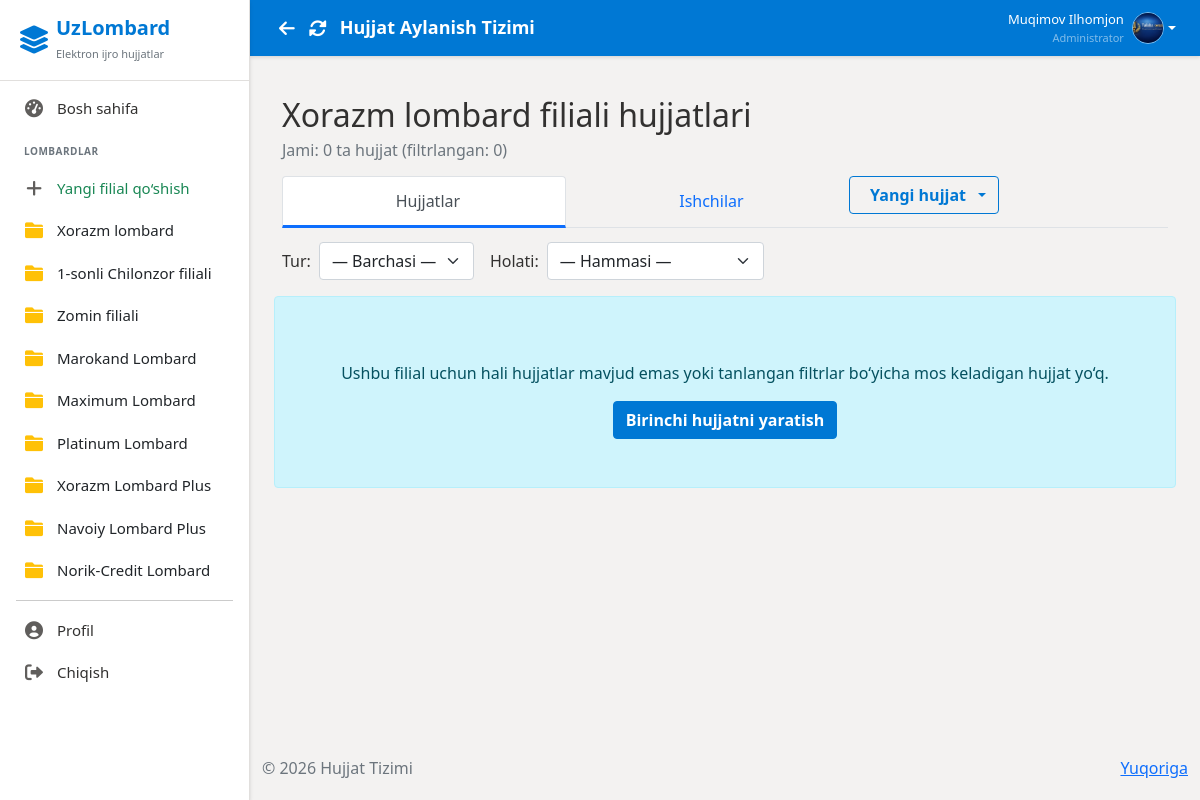
/documents/branch/4/ (signed in), run on the app's committed database.
### users/models.py (models this page shows, shortened)
class Branch(models.Model):
    name = models.CharField(max_length=100, verbose_name='Branch Name')
    created_at = models.DateTimeField(auto_now_add=True)
    class Meta:
        verbose_name = 'Branch'
        verbose_name_plural = 'Branches'

class CustomUser(AbstractUser):
    ROLE_CHOICES = (
        ('admin', 'Administrator'),
        ('employee', 'Ishchi'),
        ('director', 'Direktor'),
    )
    role = models.CharField(max_length=20, choices=ROLE_CHOICES, default='employee')
    branch = models.ManyToManyField(
        Branch,
        related_name='employees',
        blank=True
    )
    profile_image = models.ImageField(upload_to='profiles/', null=True, blank=True)
    fingerprint_enabled = models.BooleanField(default=False, verbose_name='Fingerprint Authentication Enabled')
    middle_name = models.CharField(max_length=100, blank=True, verbose_name='Otasining ismi')
    position = models.CharField(max_length=200, blank=True, verbose_name='Lavozim')
    pinfl = models.CharField(max_length=14, unique=True, null=True, blank=True, verbose_name="JSHSHIR (PINFL)")
    class Meta:
        verbose_name = 'User'
        verbose_name_plural = 'Users'

### documents/views.py (the view, shortened to what this page needs)
# urls.py: path('branch/<int:branch_id>/',     views.branch_documents,     name='branch_documents'),
@login_required
def branch_documents(request, branch_id):
    if request.user.role not in ['admin', 'director']:
        messages.error(request, "Ruxsat yo'q")
        return redirect('dashboard')
    branch = get_object_or_404(Branch, id=branch_id)
    selected_type = request.GET.get('type')
    selected_status = request.GET.get('status')
    active_tab = request.GET.get('tab', 'documents')
    orders = Order.objects.filter(branch=branch)
    if selected_type in ['internal', 'external', 'application']:
        orders = orders.filter(document_type=selected_type)
    orders = orders.select_related(
        'branch',
        'created_by'
    ).prefetch_related(
        'signatures__user'
    )
    context = {
        'branch': branch,
        'documents': orders,
        'selected_type': selected_type,
        'selected_status': selected_status,
        'active_tab': active_tab,
    }
    return render(request, 'documents/branch_documents.html', context)

### templates/documents/branch_documents.html (shortened to what this page needs)
{% extends 'base.html' %}
{% load static %}
{% block content %}
<div class="container-fluid py-4">
    <div class="mb-4">
        <h2 class="mb-1">{{ branch.name }} filiali hujjatlari</h2>
        <p class="text-muted mb-0">Jami: {{ documents.count }} ta hujjat (filtrlangan: {{ documents|length }})</p>
    </div>
    <ul class="nav nav-tabs nav-fill mb-4 flex-nowrap" id="branchTabs" role="tablist">
        <li class="nav-item" role="presentation">
            <a class="nav-link {% if active_tab == 'documents' or not active_tab %}active{% endif %}"
                href="{% url 'branch_documents' branch.id %}?tab=documents" role="tab">
                 Hujjatlar
            </a>
        </li>
        <li class="nav-item" role="presentation">
            <a class="nav-link {% if active_tab == 'employees' %}active{% endif %}"
                href="{% url 'branch_employees' branch.id %}?tab=employees" role="tab">
                 Ishchilar
            </a>
        </li>
        <li class="nav-item ms-auto">
            <div class="dropdown">
                <button class="btn btn-outline-primary dropdown-toggle d-flex align-items-center gap-2" type="button"
                    id="newDocumentDropdown" data-bs-toggle="dropdown" aria-expanded="false">
                    Yangi hujjat
                </button>
            </div>
        </li>
    </ul>
    {% if active_tab == 'documents' or not active_tab %}
    <div class="row g-3 mb-4 align-items-end">
        <div class="col-12 col-md-auto">
            <form method="get" class="d-flex flex-wrap align-items-center gap-3">
                <div class="d-flex align-items-center gap-2">
                    <label for="type" class="form-label mb-0 fw-medium">Tur:</label>
                    <select name="type" id="type" class="form-select w-auto" onchange="this.form.submit()">
                        <option value="">— Barchasi —</option>
                    </select>
                </div>
                <div class="d-flex align-items-center gap-2">
                    <label for="status" class="form-label mb-0 fw-medium">Holati:</label>
                    <select name="status" id="status" class="form-select w-auto" onchange="this.form.submit()">
                        <option value="">— Hammasi —</option>
                    </select>
                </div>
            </form>
        </div>
        {% if documents %}
        <div class="card shadow-sm border-0">
            <div class="card-body p-0">
                <div class="table-responsive">
                    <table class="table table-hover align-middle mb-0">
                        <thead class="table-light">
                            <tr>
                                <th>#</th>
                                <th>Nomi / Raqami</th>
                                <th>Tur</th>
                                <th>Yaratgan</th>
                                <th>Sana</th>
                                <th>Imzolar</th>
                                <th>Holati</th>
                                <th class="text-end">Amallar</th>
                            </tr>
                        </thead>
                        <tbody>
                            {% for doc in documents %}
                            <tr>
                                <td>{{ forloop.counter }}</td>
                                <td>
                                    <div class="fw-medium">{{ doc.title }}</div>
                                    <small class="text-muted">{{ doc.number|default:"—" }}</small>
                                </td>
                                <td>{{ doc.get_document_type_display }}</td>
                                <td>{{ doc.created_by.get_full_name|default:doc.created_by.username }}</td>
                                <td><small>{{ doc.created_at|date:"d.m.Y H:i" }}</small></td>
                                <td>
                                    <span class="badge bg-light text-dark border">
                                        {{ doc.signatures.count }} / {{ doc.required_signatures|default:"—" }}
                                    </span>
                                </td>
                                <td>
                                    {% if doc.is_fully_signed %}
                                    <span class="badge bg-success">Imzolangan</span>
                                    {% elif doc.signatures.count > 0 %}
                                    <span class="badge bg-warning">Jarayonda</span>
                                    {% else %}
                                    <span class="badge bg-secondary">Yangi</span>
                                    {% endif %}
                                </td>
                                <td class="text-end">
                                    {% if doc.additional_docs.all %}
                                    {% for add_doc in doc.additional_docs.all %}
                                    {% if add_doc.stamped_file %}
                                    <a class="btn btn-sm btn-outline-success me-1 mb-1"
                                        href="{% url 'download_additional_doc' add_doc.id %}" target="_blank"
                                        title="{{ add_doc.name }} ni yuklab olish">
                                        <i class="fa fa-file-earmark-check"></i> {{ add_doc.name }} (QR)
                                    </a>
                                    {% else %}
                                    <span class="btn btn-sm btn-outline-secondary disabled me-1 mb-1"
                                        title="Hali to'liq imzolangan yoki tasdiqlangan nusxasi yo'q">
                                        <i class="fa fa-file-earmark"></i> {{ add_doc.name }}
                                    </span>
                                    {% endif %}
                                    {% endfor %}
                                    {% endif %}
                                    <a href="{% url 'order_detail' doc.id %}" class="btn btn-sm btn-outline-primary"
                                        title="Ko'rish">
                                        <i class="fa fa-eye"></i>
                                    </a>
                                    {% if request.user == doc.created_by or request.user.role == 'admin' %}
                                    <a href="{% url 'order_update' doc.id %}" class="btn btn-sm btn-outline-secondary"
                                        title="Tahrirlash">
                                        <i class="fa fa-pencil"></i>
                                    </a>
                                    <button class="btn btn-sm btn-outline-danger" data-bs-toggle="modal"
                                        data-bs-target="#deleteModal{{ doc.id }}" title="O'chirish">
                                        <i class="fa fa-trash"></i>
                                    </button>
                                    <div class="modal fade" id="deleteModal{{ doc.id }}" tabindex="-1">
                                        <div class="modal-dialog modal-dialog-centered">
                                            <div class="modal-content">
                                                <div class="modal-header">
                                                    <h5 class="modal-title text-danger">
                                                        <i class="bi bi-exclamation-triangle me-2"></i>
                                                        Buyruqni o'chirish
                                                    </h5>
                                                    <button type="button" class="btn-close"
                                                        data-bs-dismiss="modal"></button>
                                                </div>
                                                <div class="modal-body text-center">
                                                    <p class="mb-3">
                                                        <strong>{{ doc.number }} - {{ doc.title }}</strong>
                                                    </p>
                                                    <p class="text-muted">
                                                        Ushbu harakatni ortga qaytarib bo'lmaydi.
                                                        Barcha tegishli hujjatlar va imzolar ham o‘chirilishi mumkin.
                                                    </p>
                                                </div>
                                                <div class="modal-footer justify-content-center">
                                                    <button class="btn btn-light border" data-bs-dismiss="modal">
                                                        Bekor qilish
                                                    </button>
                                                    <form method="POST" action="{% url 'delete_order' doc.id %}">
                                                        {% csrf_token %}
                                                        <button type="submit" class="btn btn-danger">
                                                            <i class="fa fa-trash me-1"></i>
                                                            Ha, o'chirilsin
                                                        </button>
                                                    </form>
                                                </div>
                                            </div>
                                        </div>
                                    </div>
                                    {% endif %}
                                </td>
                            </tr>
                            {% empty %}
                            <tr>
                                <td colspan="8" class="text-center py-5 text-muted">
                                    Tanlangan filtrlar bo‘yicha hujjat topilmadi
                                </td>
                            </tr>
                            {% endfor %}
                        </tbody>
                    </table>
                </div>
            </div>
        </div>
        {% else %}
        <div class="alert alert-info text-center py-5">
            Ushbu filial uchun hali hujjatlar mavjud emas yoki tanlangan filtrlar bo‘yicha mos keladigan hujjat yo‘q.
            <br><a href="{% url 'create_order' %}" class="btn btn-primary mt-3">
                Birinchi hujjatni yaratish
            </a>
        </div>
        {% endif %}
        {% endif %}
    </div>
    {% endblock %}

### templates/layouts/sidebar.html (shortened to what this page needs)
<div class="sidebar">
    <div class="sidebar-header d-flex align-items-center">
        <i class="fas fa-layer-group fs-3 me-2"></i>
        <div>
            <h5 class="mb-0 fw-bold">UzLombard</h5>
            <small class="text-secondary" style="font-size: 11px;">Elektron ijro hujjatlar</small>
        </div>
    </div>
    <div class="sidebar-menu">
        {% if user.is_authenticated %}
        {% if user.role == 'admin' %}
        <a href="{% url 'dashboard' %}"
            class="{% if request.resolver_match.url_name == 'dashboard' %}active{% endif %}">
            <i class="fas fa-tachometer-alt"></i>
            Bosh sahifa
        </a>
        <div class="mt-4 mb-2 px-4 text-uppercase fw-bold text-secondary"
            style="font-size: 10px; letter-spacing: 0.5px;">
            Lombardlar
        </div>
        <a href="{% url 'create_branch' %}" class="text-success fw-semibold">
            <i class="fas fa-plus"></i> Yangi filial qo‘shish
        </a>
        {% for branch in sidebar_branches %}
        <a href="{% url 'branch_documents' branch.id %}" class="text-dark fw-semibold">
            <i class="fas fa-folder text-warning"></i> {{ branch.name }}
        </a>
        {% endfor %}
        {% endif %}
        <hr class="mx-3 my-2" style="border-color: var(--sidebar-border);">
        <a href="{% url 'profile' %}">
            <i class="fas fa-user-circle"></i>
            Profil
        </a>
        <a href="{% url 'logout' %}" onclick="return confirm('Chiqishni istaysizmi?')">
            <i class="fas fa-sign-out-alt"></i>
            Chiqish
        </a>
        {% else %}
        <a href="{% url 'login' %}">
            <i class="fas fa-sign-in-alt"></i>
            Kirish
        </a>
        {% endif %}
    </div>
</div>

### templates/layouts/header.html (shortened to what this page needs)
<div class="header">
  <div class="d-flex align-items-center">
    <button onclick="history.back()" class="btn btn-link text-white p-1 me-1" title="Orqaga" style="font-size:18px; text-decoration:none;">
      <i class="fas fa-arrow-left"></i>
    </button>
    <button onclick="location.reload()" class="btn btn-link text-white p-1 me-2" title="Yangilash" style="font-size:18px; text-decoration:none;">
      <i class="fas fa-sync-alt"></i>
    </button>
    <h4>{% block header_title %}Hujjat Aylanish Tizimi{% endblock %}</h4>
  </div>
  {% if user.is_authenticated %}
  <div class="user-info">
    <div class="dropdown">
      <a href="#" class="d-flex align-items-center text-decoration-none dropdown-toggle text-white"
        data-bs-toggle="dropdown">
        <div class="text-end me-2 d-none d-md-block">
          <div class="fw-semibold" style="font-size: 13px;">{{ user.get_full_name }}</div>
          <div class="text-white-50" style="font-size: 11px;">{{ user.get_role_display }}</div>
        </div>
        {% if user.profile_image %}
        <img src="{{ user.profile_image.url }}" alt="Profile" class="user-avatar">
        {% else %}
        <div class="user-avatar bg-white text-primary d-flex align-items-center justify-content-center fw-bold">
          {{ user.first_name|first }}{{ user.last_name|first }}
        </div>
        {% endif %}
      </a>
    </div>
  </div>
  {% endif %}
</div>

### data on the page
Branch: name "Xorazm lombard"
Branch: name "1-sonli Chilonzor filiali"
Branch: name "Zomin filiali"
Branch: name "Marokand Lombard"
Branch: name "Maximum Lombard"
Branch: name "Platinum Lombard"
Branch: name "Xorazm Lombard Plus"
Branch: name "Navoiy Lombard Plus"
Branch: name "Norik-Сredit Lombard"
CustomUser: get_full_name "Muqimov Ilhomjon", role "Administrator", profile_image (picture)

### other printed values
{{ documents.count }} "0"
{{ documents|length }} "0"
